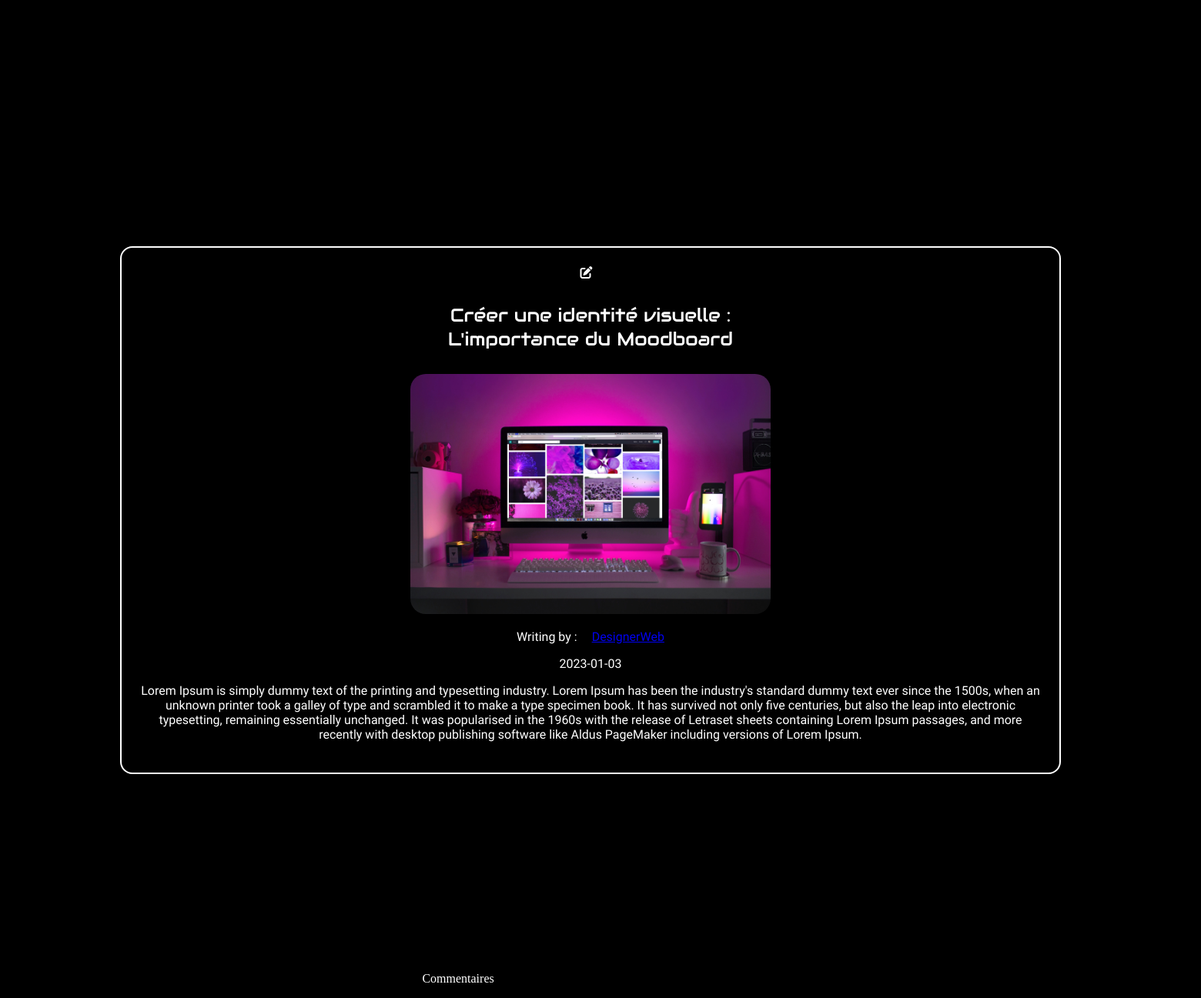
Screenshot of /single.php?id=3 with the database file from the repository.
### tables this page shows
CREATE TABLE `post` (
  `id_post` int(11) NOT NULL,
  `title` varchar(255) NOT NULL,
  `date` date NOT NULL,
  `content` text NOT NULL,
  `picture` varchar(255) DEFAULT NULL,
  `id_user` int(11) NOT NULL
);

CREATE TABLE `user` (
  `id_user` int(11) NOT NULL,
  `pseudo` varchar(255) NOT NULL,
  `email` varchar(255) NOT NULL,
  `password` varchar(255) NOT NULL,
  `id_role` int(11) DEFAULT NULL
);

### single.php (called while the page is built, shortened)
<?php
require_once'./Models/managers/PostManager.php';
$id = $_GET['id'];
$post = PostManager::getPostById($id);
require_once'./Views/singleViews.php';
?>

### Models/managers/PostManager.php (called while the page is built, shortened)
<?php
require_once'./Models/classes/Post.php';
class PostManager {
    public static function getPostById($id) {
            $dbh = dbconnect();
            $query = $dbh->prepare("SELECT * FROM post JOIN user ON post.id_user = user.id_user WHERE id_post =$id");
            $query->execute();
            $query->setFetchMode(PDO::FETCH_CLASS, 'Post');
            $post = $query->fetch();
            return $post;
    }
}

### Models/classes/Post.php (called while the page is built, shortened)
<?php
class Post {
    private $title;
    private $date;
    private $content;
    private $picture;
    private $id_user;
    private $pseudo;
    public function getTitle(){
        return $this->title;
    }
    public function getDate(){
        return $this->date;
    }
    public function getContent(){
        return $this->content;
    }
    public function getPicture(){
        return $this->picture;
    }
    public function getIdUser(){
        return $this->id_user;
    }
    public function getPseudo(){
        return $this->pseudo;
    }
}

### Views/singleViews.php (the view, shortened to what this page needs)
<?php
 require_once 'partials/header.php';
?>
<section class="container section single">
        <div>
        <i class="fa-solid fa-pen-to-square"></i>
        </div>
        <div class="article">
           <h2><?php echo $post->getTitle() ?></h2>
           <img class="image_article" src="./Content/<?php echo $post->getPicture() ?>" alt="image">
           <p> Writing by : <a class="span-author" href="author.php?id=<?php echo $post->getIdUser()?>"> <?php echo $post->getPseudo(); ?></a></p>
           <p><?php echo $post->getDate() ?></p>
           <p><?php echo $post->getContent() ?></p>
        </div>
</section>
<section class="container section comment">
<p>Commentaires <br>
</section>
<?php
 require_once 'partials/footer.php';
 ?>
</body>
</html>

### Content/style.css (style rules this page uses)
body { background: rgb(0, 0, 0); color: #ffff; z-index: 2; height: 100vh; animation: transitionIn 0.75s; display: flex; flex-direction: column; justify-content: space-evenly; align-items: center; }
header h1, h2 { text-align: center; padding: 10px; }
.image_article { width: 40%; border-radius: 20px; }
.article { font-family: 'Baloo 2', cursive; }
.span-author { padding-left: 15px; }
.section { width: 30%; }
.single { width: 75vw; top:40vh; left: 10vw; display: flex; flex-direction: column; justify-content: center; align-items: center; text-align: center; position: absolute; border: #fff solid 2px; border-radius: 16px; padding: 24px; }
.single h2 { font-family: 'Audiowide', cursive; text-decoration: none; font-weight: 300; }
.single p { font-family: 'Baloo 2', cursive; }
.comment { position: relative; top: 108vh; }
.fa-solid { padding-left: 5px; padding-right: 16px; }

### rows the page displays
post: title "Créer une identité visuelle : L'importance du Moodboard", picture (picture), id_user.pseudo "DesignerWeb", date "2023-01-03", content "Lorem Ipsum is simply dummy text of the printing and typesetting industry. Lorem Ipsum has been the industry's standard dummy text ever since the 1500s, when an unknown printer took a galley of type and scrambled it to make a type specimen book. It has survived not only five centuries, but also the leap into electronic typesetting, remaining essentially unchanged. It was popularised in the 1960s with the release of Letraset sheets containing Lorem Ipsum passages, and more recently with desktop publishing software like Aldus PageMaker including versions of Lorem Ipsum."
